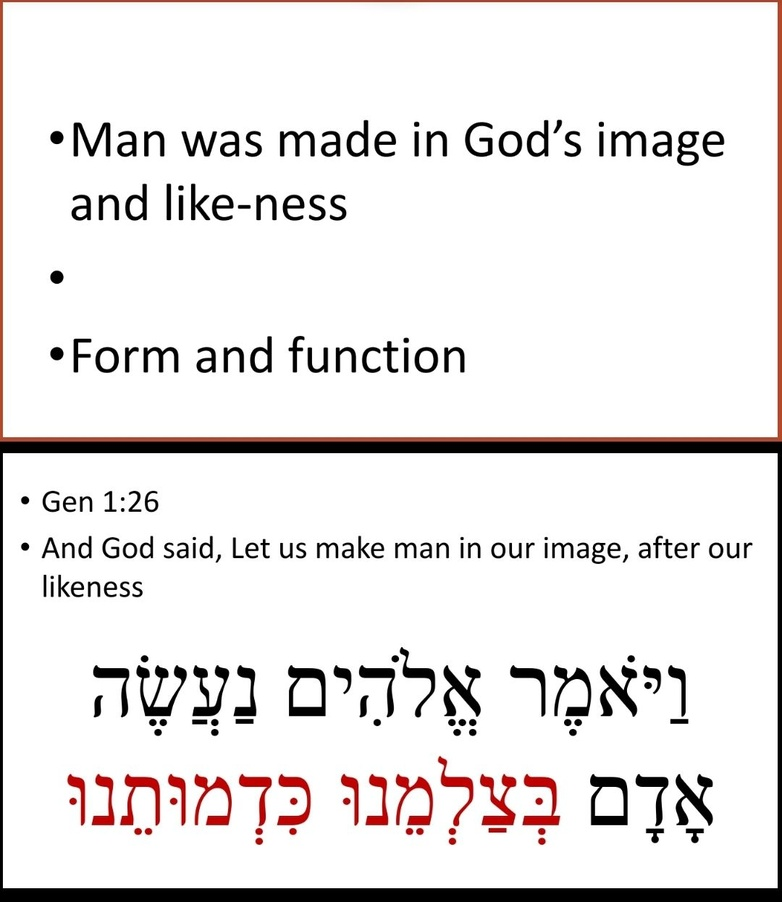
#> input picture image.jpg, 782 x 902 px, shrunk from 1080 x 1246 before the run
$ python flip.py image.jpg image.jpg
#> lines starting #> are read from the running program, lines starting #| are printed output that depends on the picture
from PIL import Image
import sys
import os
from pathlib import Path


def flip_image(image, flipped_image):
    img = Image.open(image)
#> img is the input picture: PIL image 782x902 RGB; mean R, G, B 233.3, 230.5, 230.1

    flip_img = img.transpose(Image.FLIP_LEFT_RIGHT)
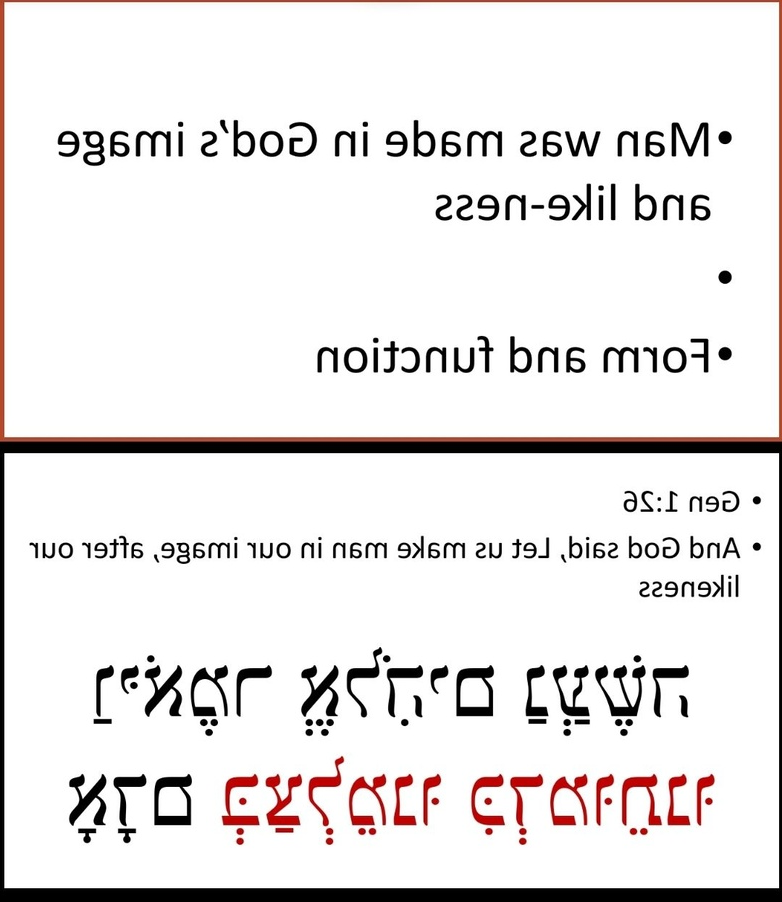
#> flip_img: PIL image 782x902 RGB; mean R, G, B 233.3, 230.5, 230.1

    flip_img.save(flipped_image)


def flip_images(input_path, output_path):
    input_path = Path(input_path)
    output_path = Path(output_path)
    # Check if image is a directory
    if os.path.isdir(input_path):
        images = [Path(input_path / image) for image in os.listdir(input_path)]
        # Create output directory if it doesn't exist
        if not os.path.exists(output_path):
            os.makedirs(output_path)
        for image in images:
            flip_image(image, output_path / image.name)
    else:
        flip_image(input_path, output_path)


def main(input_path, output_path):
    input_path = Path(input_path)
    output_path = Path(
        output_path
        if len(sys.argv) > 2
        else input_path.parent / (input_path.stem + "_flipped" + input_path.suffix)
    )

    flip_images(input_path, output_path)

    os.system("open " + str(output_path))


if __name__ == "__main__":
    # https://www.geeksforgeeks.org/file-explorer-in-python-using-tkinter/
    main(sys.argv[1], sys.argv[2])
